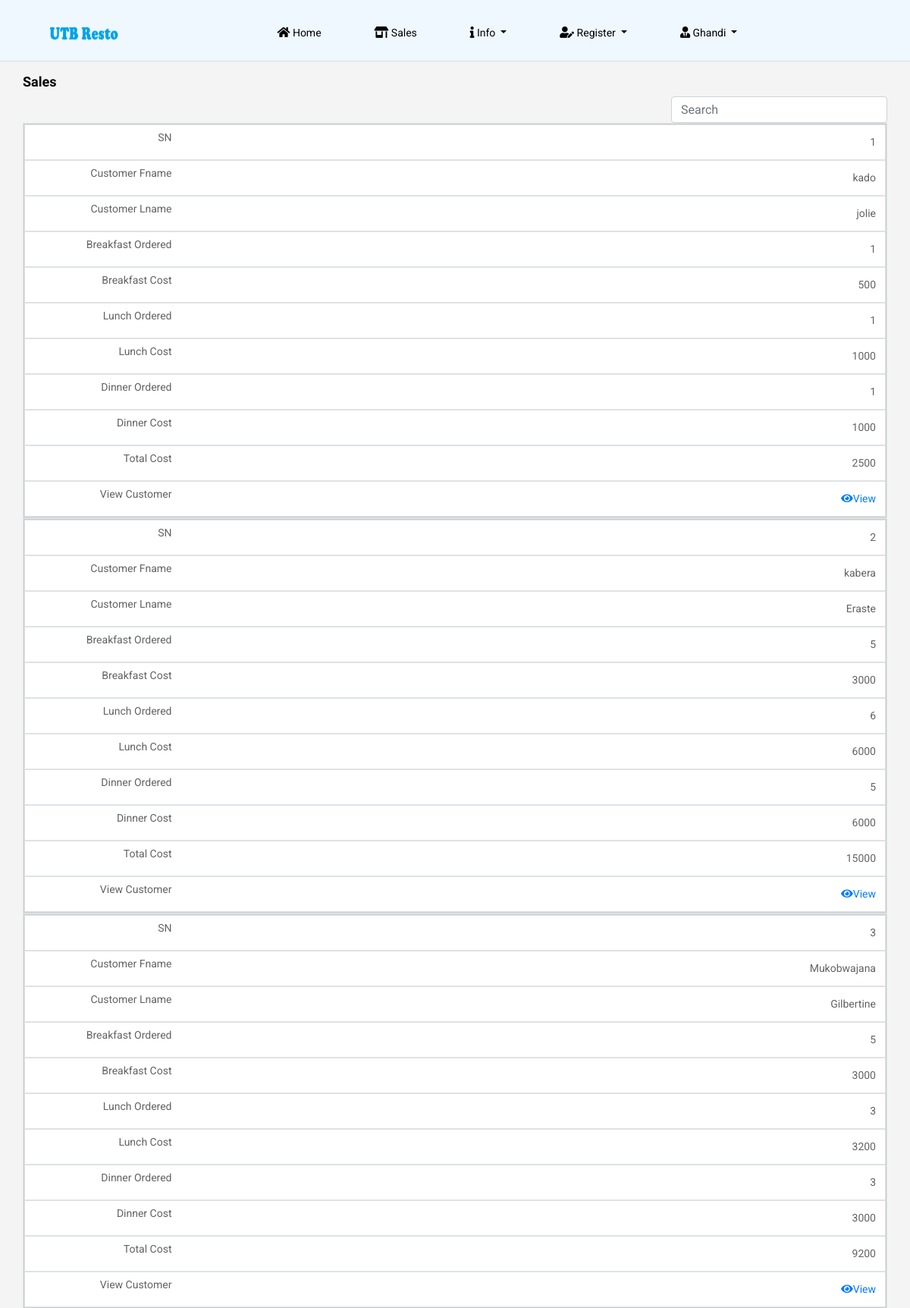
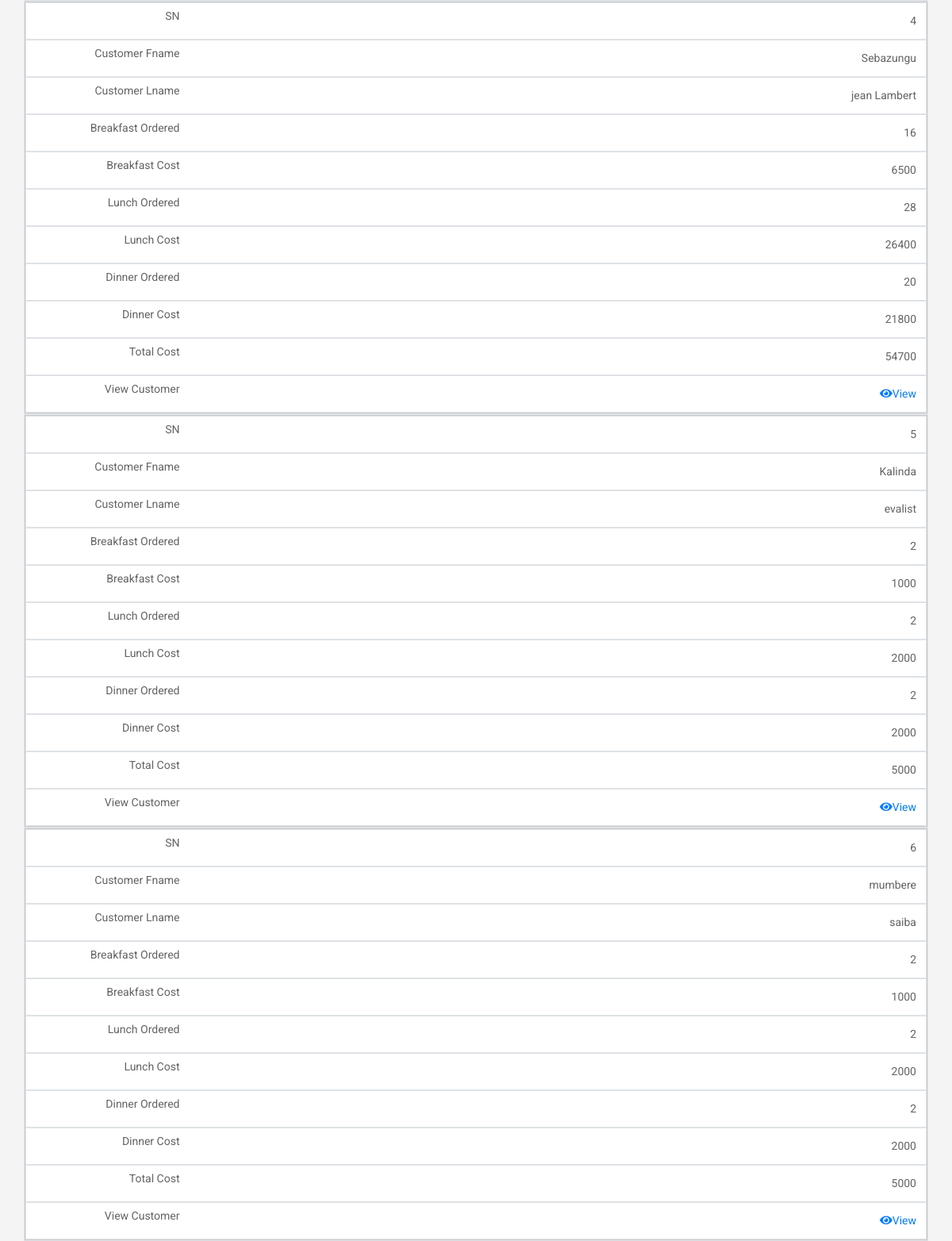
The app's page /payment.php (signed in, upper part) with its own data (2 pictures, top to bottom).
### tables this page shows
CREATE TABLE `customers` (
  `customer_id` int(11) NOT NULL,
  `customer_fname` varchar(30) NOT NULL,
  `customer_lname` varchar(30) NOT NULL,
  `gender` varchar(6) NOT NULL,
  `dob` date NOT NULL,
  `register_date` timestamp NOT NULL DEFAULT CURRENT_TIMESTAMP ON UPDATE CURRENT_TIMESTAMP
);

CREATE TABLE `breakfast` (
  `breakfast_id` int(11) NOT NULL,
  `breakfast_counter` int(11) NOT NULL,
  `customer_id` int(11) DEFAULT NULL,
  `register_date` timestamp NOT NULL DEFAULT CURRENT_TIMESTAMP ON UPDATE CURRENT_TIMESTAMP
);

CREATE TABLE `money_to_pay` (
  `money_id` int(11) NOT NULL,
  `breakfast_cost` int(11) DEFAULT NULL,
  `lunch_cost` int(11) DEFAULT NULL,
  `dinner_cost` int(11) DEFAULT NULL,
  `total_cost` int(11) DEFAULT NULL,
  `customer_id` int(11) DEFAULT NULL,
  `register_date` timestamp NULL DEFAULT NULL ON UPDATE CURRENT_TIMESTAMP
);

CREATE TABLE `lunch` (
  `lunch_id` int(1) NOT NULL,
  `lunch_counter` int(11) NOT NULL,
  `customer_id` int(11) DEFAULT NULL,
  `register_date` timestamp NOT NULL DEFAULT CURRENT_TIMESTAMP ON UPDATE CURRENT_TIMESTAMP
);

CREATE TABLE `dinner` (
  `dinner_id` int(11) NOT NULL,
  `dinner_counter` int(11) NOT NULL,
  `customer_id` int(11) DEFAULT NULL,
  `register_date` timestamp NOT NULL DEFAULT CURRENT_TIMESTAMP ON UPDATE CURRENT_TIMESTAMP
);

### payment.php (the view, shortened to what this page needs)
<!doctype html>
<html lang="en">
<?php
include('config.php');
$session = $_SESSION['name'];
$sel_admin = mysqli_query($con, "select user_type,status from admin where admin_name = '$session'");
while($row = mysqli_fetch_array($sel_admin)){
    $status = $row['status'];
}
if(!$_SESSION['name']){
header("location: index.php");
}
else if( $status != 'Active'){
    header("location: access-revoked.php");
}
else{
?>
<head>
    <link rel="stylesheet" href="css/bootstrap.min.css">
    <link rel="stylesheet" href="css/animate.css">
    <link rel="stylesheet" href="css/owl.carousel.min.css">
    <link rel="stylesheet" href="css/all.css">
    <link rel="stylesheet" href="css/flaticon.css">
    <link rel="stylesheet" href="css/themify-icons.css">
    <link rel="stylesheet" href="css/magnific-popup.css">
    <link rel="stylesheet" href="css/slick.css">
    <link rel="stylesheet" href="css/style.css">
    <link rel="stylesheet" href="./charts/css/payment.css">
  <link href="https://maxcdn.bootstrapcdn.com/font-awesome/latest/css/font-awesome.min.css" rel="stylesheet">
</head>
<body>
<div id="container">
    <div class="head-color">
   <header class="main_menu home_menu">
        <div class="container-fluid">
            <div class="row align-items-center justify-content-center">
                <div class="col-lg-11">
                    <nav class="navbar navbar-expand-lg navbar-light">
                        <a class="navbar-brand" href="home.php"> <img src="img/logo3.png" width="92px" height="21px" alt="logo"> </a>
                        <div class="collapse navbar-collapse main-menu-item" id="navbarSupportedContent">
                            <ul class="navbar-nav">
                                <li class="nav-item">
                                    <a class="nav-link" href="home.php">
                                    <i class="fas fa-home"></i> Home</a>
                                </li>
                                <li class="nav-item">
                                    <a class="nav-link" href="payment.php"><i class="fas fa-store-alt"></i> Sales</a>
                                </li>
                                <li class="nav-item dropdown">
                                    <a class="nav-link dropdown-toggle" href="" id="navbarDropdown_2"
                                        role="button" data-toggle="dropdown" aria-haspopup="true" aria-expanded="false">
                                        <i class="fas fa-info"></i> Info
                                    </a>
                                </li>
                                <li class="nav-item dropdown">
                                    <a class="nav-link dropdown-toggle" href="" id="navbarDropdown_2"
                                        role="button" data-toggle="dropdown" aria-haspopup="true" aria-expanded="false">
                                        <i class="fas fa-user-edit"></i> Register
                                    </a>
                                </li>
                                <li class="nav-item dropdown">
                                    <a class="nav-link dropdown-toggle" href="" id="navbarDropdown_2"
                                        role="button" data-toggle="dropdown" aria-haspopup="true" aria-expanded="false">
                                        <i class="fas fa-user-tie"></i> <?php echo $_SESSION['name']; ?>
                                    </a>
                                </li>
                            </ul>
                        </div>
                    </nav>
                </div>
            </div>
        </div>
    </header>
    <hr>
   </div>
<div id="page" class="clearfix">
<div class="container col-sm-10 col-md-10 col-lg-10">
<h4><strong>Sales</strong></h4>
        <div class="row">
        <div class="col-lg-12">
     <div class="form-group">
           <form>
           <input type="text" class="form-control pull-right" style="width:25%; height: 35px;" id="search" placeholder="Search">
          </form>
     </div>
 <table class="table-bordered table pull-right" id="mytable" cellspacing="0" style="width: 100%;">
  <?php
        if (isset($_GET['pageno'])) {
            $pageno = $_GET['pageno'];
        } else {
            $pageno = 1;
        }
        $no_of_records_per_page = 50;
        $offset = ($pageno-1) * $no_of_records_per_page;
        $total_pages_sql = "SELECT COUNT(*) FROM money_to_pay";
        $result = mysqli_query($con,$total_pages_sql);
        $total_rows = mysqli_fetch_array($result)[0];
        $total_pages = ceil($total_rows / $no_of_records_per_page);
        $sql = "SELECT * FROM money_to_pay order by register_date DESC LIMIT $offset, $no_of_records_per_page";
        $res_data = mysqli_query($con,$sql);
        if ($offset == 1) {
            $i = 1;
        } else {
            $i = $offset * $total_pages/2;
        }
        while($row = mysqli_fetch_array($res_data)){
					 $breakfast_cost = $row['breakfast_cost'];
					 $lunch_cost = $row['lunch_cost'];
					 $dinner_cost = $row['dinner_cost'];
					 $total_cost = $row['total_cost'];
					 $customer_id = $row['customer_id'];
					$sel_customer = mysqli_query($con,"select customer_fname, customer_lname from customers where customer_id = '$customer_id'");
					while($row = mysqli_fetch_array($sel_customer)){
					$customer_fname = $row['customer_fname'];
					$customer_lname = $row['customer_lname'];
					$sel_break = mysqli_query($con, "select breakfast_counter from breakfast where customer_id ='$customer_id'");
					$row = mysqli_fetch_array($sel_break);
					$break_payed = $row['breakfast_counter'];
					$sel_lunch = mysqli_query($con, "select lunch_counter from lunch where customer_id ='$customer_id'");
					$row = mysqli_fetch_array($sel_lunch);
				    $lunch_payed = $row['lunch_counter'];
					$sel_dinner = mysqli_query($con, "select dinner_counter from dinner where customer_id ='$customer_id'");
					$row = mysqli_fetch_array($sel_dinner);
					$dinner_payed = $row['dinner_counter'];
					$i++;
	?>
  <tbody>
  <tr style="text-align: right;">
				<td><?php echo $i; ?></td>
				<td style="text-transform: capitalize;"><?php echo $customer_fname; ?></td>
				<td style="text-transform: capitalize;"><?php echo $customer_lname; ?></td>
				<td><?php echo $break_payed; ?></td>
				<td><?php echo $breakfast_cost; ?></td>
				<td><?php echo $lunch_payed; ?></td>
				<td><?php echo $lunch_cost; ?></td>
				<td><?php echo $dinner_payed; ?></td>
				<td><?php echo $dinner_cost; ?></td>
				<td><?php echo $total_cost; ?></td>
				<td><a href="single-customer.php?id=<?php echo $customer_id ?>"><i class="fas fa-eye"></i>View</a></td>
			</tr>
  </tbody>
  <?php } } ?>
</table>
</div>
    </div>
</div>
<br>
<br>
</div>
</body>
</html>
<?php include('auto_logout.php'); } ?>

### css/all.css (style rules this page uses)
.fa, .fas, .far, .fal, .fab { -moz-osx-font-smoothing: grayscale; -webkit-font-smoothing: antialiased; display: inline-block; font-style: normal; font-variant: normal; text-rendering: auto; line-height: 1; }
.fa-eye:before { content: "\f06e"; }
.fa-home:before { content: "\f015"; }
.fa-info:before { content: "\f129"; }
.fa-store-alt:before { content: "\f54f"; }
.fa-user-edit:before { content: "\f4ff"; }
.fa-user-tie:before { content: "\f508"; }
.fa, .fas { font-family: 'Font Awesome 5 Free'; font-weight: 900; }

### charts/css/payment.css (style rules this page uses)
@media only screen and (max-width: 760px),
(min-device-width: 768px) and (max-device-width: 1024px) { table, thead, tbody, th, td, tr { display: block; } }
@media only screen and (max-width: 760px),
(min-device-width: 768px) and (max-device-width: 1024px) { tr { border: 1px solid #ccc; } }
@media only screen and (max-width: 760px),
(min-device-width: 768px) and (max-device-width: 1024px) { td { border: none; border-bottom: 1px solid #eee; position: relative; padding-left: 50%; color: black; } }
@media only screen and (max-width: 760px),
(min-device-width: 768px) and (max-device-width: 1024px) { td:before { position: absolute; top: 6px; left: 10px; width: 25%; padding-right: 100px; white-space: nowrap; } }
@media only screen and (max-width: 760px),
(min-device-width: 768px) and (max-device-width: 1024px) { td:nth-of-type(1):before { content: "SN"; } }
@media only screen and (max-width: 760px),
(min-device-width: 768px) and (max-device-width: 1024px) { td:nth-of-type(2):before { content: "Customer Fname"; } }
@media only screen and (max-width: 760px),
(min-device-width: 768px) and (max-device-width: 1024px) { td:nth-of-type(3):before { content: "Customer Lname"; } }
@media only screen and (max-width: 760px),
(min-device-width: 768px) and (max-device-width: 1024px) { td:nth-of-type(4):before { content: "Breakfast Ordered"; } }
@media only screen and (max-width: 760px),
(min-device-width: 768px) and (max-device-width: 1024px) { td:nth-of-type(5):before { content: "Breakfast Cost"; } }
@media only screen and (max-width: 760px),
(min-device-width: 768px) and (max-device-width: 1024px) { td:nth-of-type(6):before { content: "Lunch Ordered"; } }
@media only screen and (max-width: 760px),
(min-device-width: 768px) and (max-device-width: 1024px) { td:nth-of-type(7):before { content: "Lunch Cost"; } }
@media only screen and (max-width: 760px),
(min-device-width: 768px) and (max-device-width: 1024px) { td:nth-of-type(8):before { content: "Dinner Ordered"; } }
@media only screen and (max-width: 760px),
(min-device-width: 768px) and (max-device-width: 1024px) { td:nth-of-type(9):before { content: "Dinner Cost"; } }
@media only screen and (max-width: 760px),
(min-device-width: 768px) and (max-device-width: 1024px) { td:nth-of-type(10):before { content: "Total Cost"; } }
@media only screen and (max-width: 760px),
(min-device-width: 768px) and (max-device-width: 1024px) { td:nth-of-type(11):before { content: "View Customer"; } }

### payment.php (style rules this page uses)
td, th { padding: 10px; }
td { color: #636363; border: 1px solid #dddfe1; }
tr { background-color: #f9fafb; }
tr:nth-child(odd) { background-color: #ffffff; }
.head-color { background-color: aliceblue; }
header { height: 8vh; }
hr { color: rgb(13, 99, 175); }
html,body { margin: 0; padding:0; height: 100%; }
#container { min-height:100%; height: auto !important; height: 100%; position: relative; }
#page { margin: 0 auto; padding-bottom: 100px; }

### records on screen
money_to_pay: breakfast_cost "500", lunch_cost "1000", dinner_cost "1000", total_cost "2500"
customers: customer_fname "Kado", customer_lname "Jolie", breakfast.breakfast_counter "1", lunch.lunch_counter "1", dinner.dinner_counter "1"
money_to_pay: breakfast_cost "3000", lunch_cost "6000", dinner_cost "6000", total_cost "15000"
customers: customer_fname "Kabera", customer_lname "Eraste", breakfast.breakfast_counter "5", lunch.lunch_counter "6", dinner.dinner_counter "5"
money_to_pay: breakfast_cost "3000", lunch_cost "3200", dinner_cost "3000", total_cost "9200"
customers: customer_fname "Mukobwajana", customer_lname "Gilbertine", breakfast.breakfast_counter "5", lunch.lunch_counter "3", dinner.dinner_counter "3"
money_to_pay: breakfast_cost "6500", lunch_cost "26400", dinner_cost "21800", total_cost "54700"
customers: customer_fname "Sebazungu", customer_lname "Jean Lambert", breakfast.breakfast_counter "16", lunch.lunch_counter "28", dinner.dinner_counter "20"
money_to_pay: breakfast_cost "1000", lunch_cost "2000", dinner_cost "2000", total_cost "5000"
customers: customer_fname "Kalinda", customer_lname "Evalist", breakfast.breakfast_counter "2", lunch.lunch_counter "2", dinner.dinner_counter "2"
money_to_pay: breakfast_cost "1000", lunch_cost "2000", dinner_cost "2000", total_cost "5000"
customers: customer_fname "Mumbere", customer_lname "Saiba", breakfast.breakfast_counter "2", lunch.lunch_counter "2", dinner.dinner_counter "2"

### other values on screen
$_SESSION['name'] "Ghandi"
